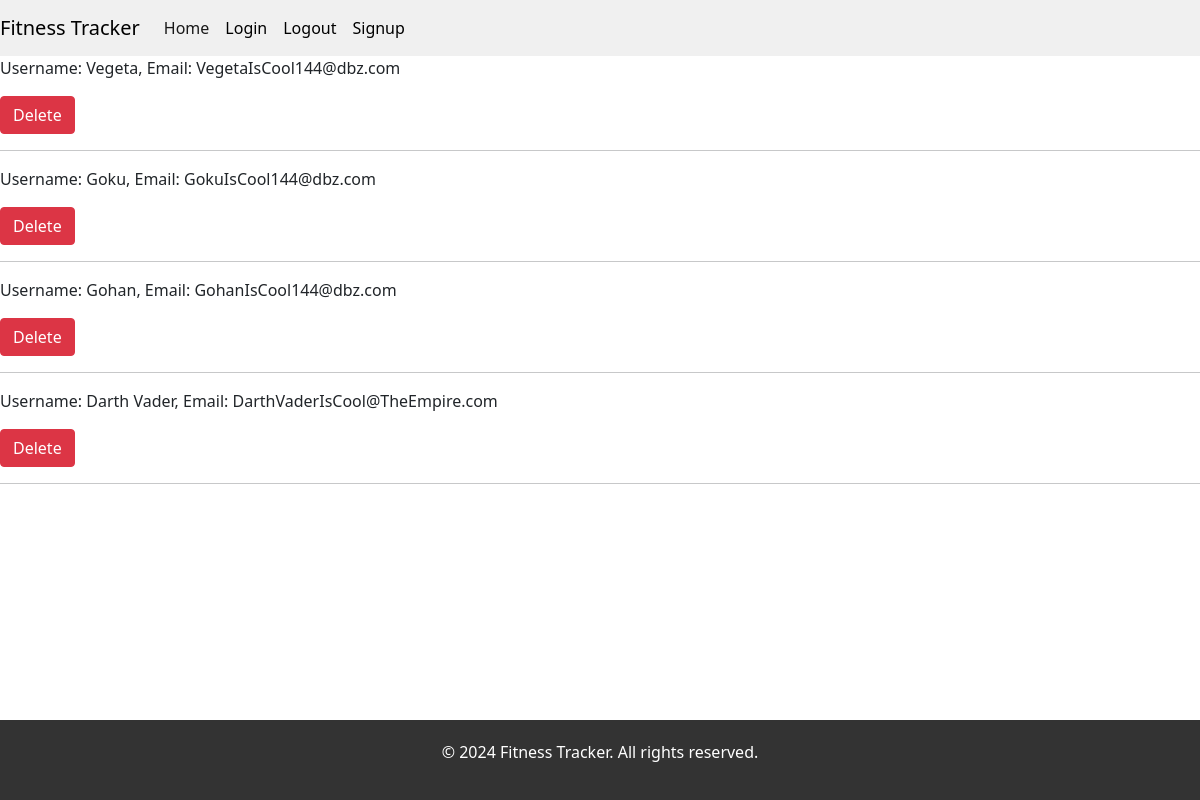
The app's page /view/, older data.
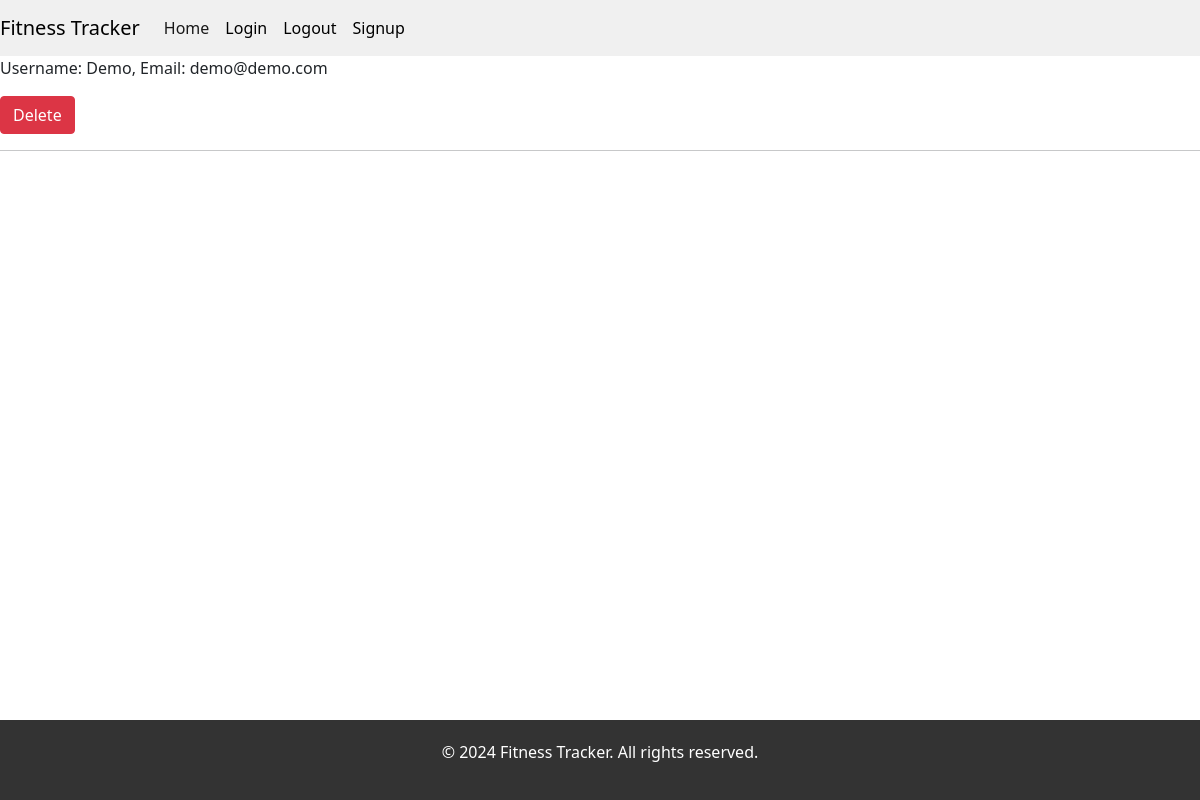
The same page, newer data.
### myApp/models.py (models this page shows, shortened)
class User(UserMixin, db.Model):
    __tablename__ = 'user'
    _id = db.Column(db.Integer, primary_key=True)
    username = db.Column(db.String(100), nullable=False)
    email = db.Column(db.String(100), unique=True, nullable=False)
    password_hash = db.Column(db.String(128), nullable=False)
    workout_plans = db.relationship('WorkoutPlan', back_populates='user', lazy=True)
    prs = db.relationship('PR', back_populates='user', lazy=True)

### myApp/blueprints/user/routes.py (the view)
@user_bp.route("/view/")    ## views login info for all users the password for all users is 'pass'
def view():
    users = User.query.all()
    return render_template("view.html", users=users)

### myApp/templates/view.html (shortened to what this page needs)
{% extends "base.html" %}
{% block content %}
    {% for user in users %}
        <p>Username: {{ user.username }}, Email: {{ user.email }}</p>
        <form action="{{ url_for('user_bp.delete_user', user_id=user._id) }}" method="post">
            <button type="submit" class="btn btn-danger">Delete</button>
        </form>
        <hr>
    {% endfor %}
{% endblock %}

### myApp/templates/base.html (shortened to what this page needs)
<!DOCTYPE html>
<html lang="en">
<head>
    <link href="https://cdn.jsdelivr.net/npm/bootstrap@5.1.3/dist/css/bootstrap.min.css" rel="stylesheet">
    <link rel="stylesheet" href="{{ url_for('static', filename='css/base.css') }}">
</head>
<body>
    <nav class="navbar navbar-expand-lg navbar-light bg-light">
        <div class="container-fluid">
          <a class="navbar-brand" href="#">Fitness Tracker</a>
          <div class="collapse navbar-collapse" id="navbarNav">
            <ul class="navbar-nav">
              <li class="nav-item">
                <a class="nav-link active" aria-current="page" href="/">Home</a>
              </li>
              <li class="nav-item">
                <a class="nav-link" href="/login">Login</a>
              </li>
              <li class="nav-item">
                <a class="nav-link" href="/logout">Logout</a>
              </li>
              <li class="nav-item">
                <a class="nav-link" href="/signup">Signup</a>
              </li>
            </ul>
          </div>
        </div>
    </nav>
    <div class="container-fluid">
      {% block content %}
      {% endblock %}
    </div>
    <footer>
      <p>&copy; 2024 Fitness Tracker. All rights reserved.</p>
    </footer>
</body>
</html>

### myApp/static/css/base.css (style rules this page uses)
html, body { margin: 0; padding: 0; height: 100%; display: flex; flex-direction: column; }
.container-fluid { flex-grow: 1; margin: 0; padding: 0; }
.navbar { background-color: #f0f0f0 !important; color: black; }
.navbar .navbar-brand { color: black; }
.navbar .navbar-nav .nav-link { color: black; }
footer { background-color: #333333; color: #ffffff; text-align: center; padding: 20px 0; width: 100%; position: relative; bottom: 0; }

Row changes from the older to the newer data that the page shows:
removed User: username "Vegeta", email "VegetaIsCool144@dbz.com"
removed User: username "Goku", email "GokuIsCool144@dbz.com"
removed User: username "Gohan", email "GohanIsCool144@dbz.com"
removed User: username "Darth Vader", email "DarthVaderIsCool@TheEmpire.com"
added User: username "Demo", email "demo@demo.com"
